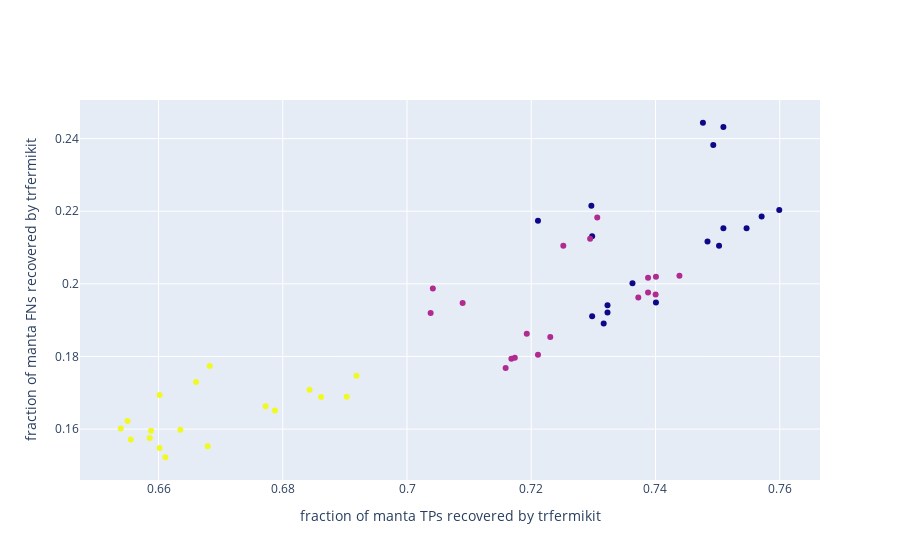

Write notebook code for a chart like this one.
### Code cell
fractions_of_manta_graph(outer_key='filterCalls', inner_key='minUnitigBlockLength')

### Figure 1 — Plotly figure (JSON) as saved in the notebook; plotly's stock layout.template omitted (floating-point values rounded to 4 significant figures)
{"data": [{"hovertemplate": "%{text}", "marker": {"color": [15, 25, 40, 15, 25, 40, 15, 25, 40, 15, 25, 40, 15, 25, 40, 15, 25, 40, 15, 25, 40, 15, 25, 40, 15, 25, 40, 15, 25, 40, 15, 25, 40, 15, 25, 40, 15, 25, 40, 15, 25, 40, 15, 25, 40, 15, 25, 40, 15, 25, 40, 15, 25, 40]}, "mode": "markers", "text": ["filterCalls.minUnitigBlockLength: 15<br><br>makeRegions: <br>  slop: 250<br>  minCoverage: 0<br>  maxCoverage: 200<br>  maxRegionLength: 100000<br>  minRepeatPeriod: 6<br>  minRepeatLength: 100<br>  functionalRegions: none<br>  genomeBuild: hg38<br>  overlappedFunctionalRegions: false<br>makeCalls: <br>  singleBaseMatchReward: 10<br>  singleBaseMismatchPenalty: 12<br>  gapOpenPenalties: 10,35<br>  gapExtensionPenalties: 1,0<br>  minUnitigMappingQuality: 1<br>filterCalls: <br>  maxIntraClusterDistance: 500<br>  minSVSize: 50<br>  minUnitigMappingQuality: 0<br>  svtype: DEL<br>", "filterCalls.minUnitigBlockLength: 25<br><br>makeRegions: <br>  slop: 250<br>  minCoverage: 0<br>  maxCoverage: 200<br>  maxRegionLength: 100000<br>  minRepeatPeriod: 6<br>  minRepeatLength: 100<br>  functionalRegions: none<br>  genomeBuild: hg38<br>  overlappedFunctionalRegions: false<br>makeCalls: <br>  singleBaseMatchReward: 10<br>  singleBaseMismatchPenalty: 12<br>  gapOpenPenalties: 10,35<br>  gapExtensionPenalties: 1,0<br>  minUnitigMappingQuality: 1<br>filterCalls: <br>  maxIntraClusterDistance: 500<br>  minSVSize: 50<br>  minUnitigMappingQuality: 0<br>  svtype: DEL<br>", "filterCalls.minUnitigBlockLength: 40<br><br>makeRegions: <br>  slop: 250<br>  minCoverage: 0<br>  maxCoverage: 200<br>  maxRegionLength: 100000<br>  minRepeatPeriod: 6<br>  minRepeatLength: 100<br>  functionalRegions: none<br>  genomeBuild: hg38<br>  overlappedFunctionalRegions: false<br>makeCalls: <br>  singleBaseMatchReward: 10<br>  singleBaseMismatchPenalty: 12<br>  gapOpenPenalties: 10,35<br>  gapExtensionPenalties: 1,0<br>  minUnitigMappingQuality: 1<br>filterCalls: <br>  maxIntraClusterDistance: 500<br>  minSVSize: 50<br>  minUnitigMappingQuality: 0<br>  svtype: DEL<br>", "filterCalls.minUnitigBlockLength: 15<br><br>makeRegions: <br>  slop: 250<br>  minCoverage: 0<br>  maxCoverage: 200<br>  maxRegionLength: 100000<br>  minRepeatPeriod: 6<br>  minRepeatLength: 100<br>  functionalRegions: none<br>  genomeBuild: hg38<br>  overlappedFunctionalRegions: false<br>makeCalls: <br>  singleBaseMatchReward: 10<br>  singleBaseMismatchPenalty: 12<br>  gapOpenPenalties: 10,35<br>  gapExtensionPenalties: 1,0<br>  minUnitigMappingQuality: 1<br>filterCalls: <br>  maxIntraClusterDistance: 500<br>  minSVSize: 50<br>  minUnitigMappingQuality: 10<br>  svtype: DEL<br>", "filterCalls.minUnitigBlockLength: 25<br><br>makeRegions: <br>  slop: 250<br>  minCoverage: 0<br>  maxCoverage: 200<br>  maxRegionLength: 100000<br>  minRepeatPeriod: 6<br>  minRepeatLength: 100<br>  functionalRegions: none<br>  genomeBuild: hg38<br>  overlappedFunctionalRegions: false<br>makeCalls: <br>  singleBaseMatchReward: 10<br>  singleBaseMismatchPenalty: 12<br>  gapOpenPenalties: 10,35<br>  gapExtensionPenalties: 1,0<br>  minUnitigMappingQuality: 1<br>filterCalls: <br>  maxIntraClusterDistance: 500<br>  minSVSize: 50<br>  minUnitigMappingQuality: 10<br>  svtype: DEL<br>", "filterCalls.minUnitigBlockLength: 40<br><br>makeRegions: <br>  slop: 250<br>  minCoverage: 0<br>  maxCoverage: 200<br>  maxRegionLength: 100000<br>  minRepeatPeriod: 6<br>  minRepeatLength: 100<br>  functionalRegions: none<br>  genomeBuild: hg38<br>  overlappedFunctionalRegions: false<br>makeCalls: <br>  singleBaseMatchReward: 10<br>  singleBaseMismatchPenalty: 12<br>  gapOpenPenalties: 10,35<br>  gapExtensionPenalties: 1,0<br>  minUnitigMappingQuality: 1<br>filterCalls: <br>  maxIntraClusterDistance: 500<br>  minSVSize: 50<br>  minUnitigMappingQuality: 10<br>  svtype: DEL<br>", "filterCalls.minUnitigBlockLength: 15<br><br>makeRegions: <br>  slop: 250<br>  minCoverage: 0<br>  maxCoverage: 200<br>  maxRegionLength: 100000<br>  minRepeatPeriod: 6<br>  minRepeatLength: 100<br>  functionalRegions: none<br>  genomeBuild: hg38<br>  overlappedFunctionalRegions: false<br>makeCalls: <br>  singleBaseMatchReward: 10<br>  singleBaseMismatchPenalty: 12<br>  gapOpenPenalties: 5,20<br>  gapExtensionPenalties: 1,0<br>  minUnitigMappingQuality: 1<br>filterCalls: <br>  maxIntraClusterDistance: 500<br>  minSVSize: 50<br>  minUnitigMappingQuality: 0<br>  svtype: DEL<br>", "filterCalls.minUnitigBlockLength: 25<br><br>makeRegions: <br>  slop: 250<br>  minCoverage: 0<br>  maxCoverage: 200<br>  maxRegionLength: 100000<br>  minRepeatPeriod: 6<br>  minRepeatLength: 100<br>  functionalRegions: none<br>  genomeBuild: hg38<br>  overlappedFunctionalRegions: false<br>makeCalls: <br>  singleBaseMatchReward: 10<br>  singleBaseMismatchPenalty: 12<br>  gapOpenPenalties: 5,20<br>  gapExtensionPenalties: 1,0<br>  minUnitigMappingQuality: 1<br>filterCalls: <br>  maxIntraClusterDistance: 500<br>  minSVSize: 50<br>  minUnitigMappingQuality: 0<br>  svtype: DEL<br>", "filterCalls.minUnitigBlockLength: 40<br><br>makeRegions: <br>  slop: 250<br>  minCoverage: 0<br>  maxCoverage: 200<br>  maxRegionLength: 100000<br>  minRepeatPeriod: 6<br>  minRepeatLength: 100<br>  functionalRegions: none<br>  genomeBuild: hg38<br>  overlappedFunctionalRegions: false<br>makeCalls: <br>  singleBaseMatchReward: 10<br>  singleBaseMismatchPenalty: 12<br>  gapOpenPenalties: 5,20<br>  gapExtensionPenalties: 1,0<br>  minUnitigMappingQuality: 1<br>filterCalls: <br>  maxIntraClusterDistance: 500<br>  minSVSize: 50<br>  minUnitigMappingQuality: 0<br>  svtype: DEL<br>", "filterCalls.minUnitigBlockLength: 15<br><br>makeRegions: <br>  slop: 250<br>  minCoverage: 0<br>  maxCoverage: 200<br>  maxRegionLength: 100000<br>  minRepeatPeriod: 6<br>  minRepeatLength: 100<br>  functionalRegions: none<br>  genomeBuild: hg38<br>  overlappedFunctionalRegions: false<br>makeCalls: <br>  singleBaseMatchReward: 10<br>  singleBaseMismatchPenalty: 12<br>  gapOpenPenalties: 5,20<br>  gapExtensionPenalties: 1,0<br>  minUnitigMappingQuality: 1<br>filterCalls: <br>  maxIntraClusterDistance: 500<br>  minSVSize: 50<br>  minUnitigMappingQuality: 10<br>  svtype: DEL<br>", "filterCalls.minUnitigBlockLength: 25<br><br>makeRegions: <br>  slop: 250<br>  minCoverage: 0<br>  maxCoverage: 200<br>  maxRegionLength: 100000<br>  minRepeatPeriod: 6<br>  minRepeatLength: 100<br>  functionalRegions: none<br>  genomeBuild: hg38<br>  overlappedFunctionalRegions: false<br>makeCalls: <br>  singleBaseMatchReward: 10<br>  singleBaseMismatchPenalty: 12<br>  gapOpenPenalties: 5,20<br>  gapExtensionPenalties: 1,0<br>  minUnitigMappingQuality: 1<br>filterCalls: <br>  maxIntraClusterDistance: 500<br>  minSVSize: 50<br>  minUnitigMappingQuality: 10<br>  svtype: DEL<br>", "filterCalls.minUnitigBlockLength: 40<br><br>makeRegions: <br>  slop: 250<br>  minCoverage: 0<br>  maxCoverage: 200<br>  maxRegionLength: 100000<br>  minRepeatPeriod: 6<br>  minRepeatLength: 100<br>  functionalRegions: none<br>  genomeBuild: hg38<br>  overlappedFunctionalRegions: false<br>makeCalls: <br>  singleBaseMatchReward: 10<br>  singleBaseMismatchPenalty: 12<br>  gapOpenPenalties: 5,20<br>  gapExtensionPenalties: 1,0<br>  minUnitigMappingQuality: 1<br>filterCalls: <br>  maxIntraClusterDistance: 500<br>  minSVSize: 50<br>  minUnitigMappingQuality: 10<br>  svtype: DEL<br>", "filterCalls.minUnitigBlockLength: 15<br><br>makeRegions: <br>  slop: 250<br>  minCoverage: 0<br>  maxCoverage: 200<br>  maxRegionLength: 100000<br>  minRepeatPeriod: 6<br>  minRepeatLength: 100<br>  functionalRegions: none<br>  genomeBuild: hg38<br>  overlappedFunctionalRegions: false<br>makeCalls: <br>  singleBaseMatchReward: 10<br>  singleBaseMismatchPenalty: 12<br>  gapOpenPenalties: 6,26<br>  gapExtensionPenalties: 1,0<br>  minUnitigMappingQuality: 1<br>filterCalls: <br>  maxIntraClusterDistance: 500<br>  minSVSize: 50<br>  minUnitigMappingQuality: 0<br>  svtype: DEL<br>", "filterCalls.minUnitigBlockLength: 25<br><br>makeRegions: <br>  slop: 250<br>  minCoverage: 0<br>  maxCoverage: 200<br>  maxRegionLength: 100000<br>  minRepeatPeriod: 6<br>  minRepeatLength: 100<br>  functionalRegions: none<br>  genomeBuild: hg38<br>  overlappedFunctionalRegions: false<br>makeCalls: <br>  singleBaseMatchReward: 10<br>  singleBaseMismatchPenalty: 12<br>  gapOpenPenalties: 6,26<br>  gapExtensionPenalties: 1,0<br>  minUnitigMappingQuality: 1<br>filterCalls: <br>  maxIntraClusterDistance: 500<br>  minSVSize: 50<br>  minUnitigMappingQuality: 0<br>  svtype: DEL<br>", "filterCalls.minUnitigBlockLength: 40<br><br>makeRegions: <br>  slop: 250<br>  minCoverage: 0<br>  maxCoverage: 200<br>  maxRegionLength: 100000<br>  minRepeatPeriod: 6<br>  minRepeatLength: 100<br>  functionalRegions: none<br>  genomeBuild: hg38<br>  overlappedFunctionalRegions: false<br>makeCalls: <br>  singleBaseMatchReward: 10<br>  singleBaseMismatchPenalty: 12<br>  gapOpenPenalties: 6,26<br>  gapExtensionPenalties: 1,0<br>  minUnitigMappingQuality: 1<br>filterCalls: <br>  maxIntraClusterDistance: 500<br>  minSVSize: 50<br>  minUnitigMappingQuality: 0<br>  svtype: DEL<br>", "filterCalls.minUnitigBlockLength: 15<br><br>makeRegions: <br>  slop: 250<br>  minCoverage: 0<br>  maxCoverage: 200<br>  maxRegionLength: 100000<br>  minRepeatPeriod: 6<br>  minRepeatLength: 100<br>  functionalRegions: none<br>  genomeBuild: hg38<br>  overlappedFunctionalRegions: false<br>makeCalls: <br>  singleBaseMatchReward: 10<br>  singleBaseMismatchPenalty: 12<br>  gapOpenPenalties: 6,26<br>  gapExtensionPenalties: 1,0<br>  minUnitigMappingQuality: 1<br>filterCalls: <br>  maxIntraClusterDistance: 500<br>  minSVSize: 50<br>  minUnitigMappingQuality: 10<br>  svtype: DEL<br>", "filterCalls.minUnitigBlockLength: 25<br><br>makeRegions: <br>  slop: 250<br>  minCoverage: 0<br>  maxCoverage: 200<br>  maxRegionLength: 100000<br>  minRepeatPeriod: 6<br>  minRepeatLength: 100<br>  functionalRegions: none<br>  genomeBuild: hg38<br>  overlappedFunctionalRegions: false<br>makeCalls: <br>  singleBaseMatchReward: 10<br>  singleBaseMismatchPenalty: 12<br>  gapOpenPenalties: 6,26<br>  gapExtensionPenalties: 1,0<br>  minUnitigMappingQuality: 1<br>filterCalls: <br>  maxIntraClusterDistance: 500<br>  minSVSize: 50<br>  minUnitigMappingQuality: 10<br>  svtype: DEL<br>", "filterCalls.minUnitigBlockLength: 40<br><br>makeRegions: <br>  slop: 250<br>  minCoverage: 0<br>  maxCoverage: 200<br>  maxRegionLength: 100000<br>  minRepeatPeriod: 6<br>  minRepeatLength: 100<br>  functionalRegions: none<br>  genomeBuild: hg38<br>  overlappedFunctionalRegions: false<br>makeCalls: <br>  singleBaseMatchReward: 10<br>  singleBaseMismatchPenalty: 12<br>  gapOpenPenalties: 6,26<br>  gapExtensionPenalties: 1,0<br>  minUnitigMappingQuality: 1<br>filterCalls: <br>  maxIntraClusterDistance: 500<br>  minSVSize: 50<br>  minUnitigMappingQuality: 10<br>  svtype: DEL<br>", "filterCalls.minUnitigBlockLength: 15<br><br>makeRegions: <br>  slop: 250<br>  minCoverage: 10<br>  maxCoverage: 200<br>  maxRegionLength: 100000<br>  minRepeatPeriod: 6<br>  minRepeatLength: 100<br>  functionalRegions: none<br>  genomeBuild: hg38<br>  overlappedFunctionalRegions: false<br>makeCalls: <br>  singleBaseMatchReward: 10<br>  singleBaseMismatchPenalty: 12<br>  gapOpenPenalties: 10,35<br>  gapExtensionPenalties: 1,0<br>  minUnitigMappingQuality: 1<br>filterCalls: <br>  maxIntraClusterDistance: 500<br>  minSVSize: 50<br>  minUnitigMappingQuality: 0<br>  svtype: DEL<br>", "filterCalls.minUnitigBlockLength: 25<br><br>makeRegions: <br>  slop: 250<br>  minCoverage: 10<br>  maxCoverage: 200<br>  maxRegionLength: 100000<br>  minRepeatPeriod: 6<br>  minRepeatLength: 100<br>  functionalRegions: none<br>  genomeBuild: hg38<br>  overlappedFunctionalRegions: false<br>makeCalls: <br>  singleBaseMatchReward: 10<br>  singleBaseMismatchPenalty: 12<br>  gapOpenPenalties: 10,35<br>  gapExtensionPenalties: 1,0<br>  minUnitigMappingQuality: 1<br>filterCalls: <br>  maxIntraClusterDistance: 500<br>  minSVSize: 50<br>  minUnitigMappingQuality: 0<br>  svtype: DEL<br>", "filterCalls.minUnitigBlockLength: 40<br><br>makeRegions: <br>  slop: 250<br>  minCoverage: 10<br>  maxCoverage: 200<br>  maxRegionLength: 100000<br>  minRepeatPeriod: 6<br>  minRepeatLength: 100<br>  functionalRegions: none<br>  genomeBuild: hg38<br>  overlappedFunctionalRegions: false<br>makeCalls: <br>  singleBaseMatchReward: 10<br>  singleBaseMismatchPenalty: 12<br>  gapOpenPenalties: 10,35<br>  gapExtensionPenalties: 1,0<br>  minUnitigMappingQuality: 1<br>filterCalls: <br>  maxIntraClusterDistance: 500<br>  minSVSize: 50<br>  minUnitigMappingQuality: 0<br>  svtype: DEL<br>", "filterCalls.minUnitigBlockLength: 15<br><br>makeRegions: <br>  slop: 250<br>  minCoverage: 10<br>  maxCoverage: 200<br>  maxRegionLength: 100000<br>  minRepeatPeriod: 6<br>  minRepeatLength: 100<br>  functionalRegions: none<br>  genomeBuild: hg38<br>  overlappedFunctionalRegions: false<br>makeCalls: <br>  singleBaseMatchReward: 10<br>  singleBaseMismatchPenalty: 12<br>  gapOpenPenalties: 10,35<br>  gapExtensionPenalties: 1,0<br>  minUnitigMappingQuality: 1<br>filterCalls: <br>  maxIntraClusterDistance: 500<br>  minSVSize: 50<br>  minUnitigMappingQuality: 10<br>  svtype: DEL<br>", "filterCalls.minUnitigBlockLength: 25<br><br>makeRegions: <br>  slop: 250<br>  minCoverage: 10<br>  maxCoverage: 200<br>  maxRegionLength: 100000<br>  minRepeatPeriod: 6<br>  minRepeatLength: 100<br>  functionalRegions: none<br>  genomeBuild: hg38<br>  overlappedFunctionalRegions: false<br>makeCalls: <br>  singleBaseMatchReward: 10<br>  singleBaseMismatchPenalty: 12<br>  gapOpenPenalties: 10,35<br>  gapExtensionPenalties: 1,0<br>  minUnitigMappingQuality: 1<br>filterCalls: <br>  maxIntraClusterDistance: 500<br>  minSVSize: 50<br>  minUnitigMappingQuality: 10<br>  svtype: DEL<br>", "filterCalls.minUnitigBlockLength: 40<br><br>makeRegions: <br>  slop: 250<br>  minCoverage: 10<br>  maxCoverage: 200<br>  maxRegionLength: 100000<br>  minRepeatPeriod: 6<br>  minRepeatLength: 100<br>  functionalRegions: none<br>  genomeBuild: hg38<br>  overlappedFunctionalRegions: false<br>makeCalls: <br>  singleBaseMatchReward: 10<br>  singleBaseMismatchPenalty: 12<br>  gapOpenPenalties: 10,35<br>  gapExtensionPenalties: 1,0<br>  minUnitigMappingQuality: 1<br>filterCalls: <br>  maxIntraClusterDistance: 500<br>  minSVSize: 50<br>  minUnitigMappingQuality: 10<br>  svtype: DEL<br>", "filterCalls.minUnitigBlockLength: 15<br><br>makeRegions: <br>  slop: 250<br>  minCoverage: 10<br>  maxCoverage: 200<br>  maxRegionLength: 100000<br>  minRepeatPeriod: 6<br>  minRepeatLength: 100<br>  functionalRegions: none<br>  genomeBuild: hg38<br>  overlappedFunctionalRegions: false<br>makeCalls: <br>  singleBaseMatchReward: 10<br>  singleBaseMismatchPenalty: 12<br>  gapOpenPenalties: 5,20<br>  gapExtensionPenalties: 1,0<br>  minUnitigMappingQuality: 1<br>filterCalls: <br>  maxIntraClusterDistance: 500<br>  minSVSize: 50<br>  minUnitigMappingQuality: 0<br>  svtype: DEL<br>", "filterCalls.minUnitigBlockLength: 25<br><br>makeRegions: <br>  slop: 250<br>  minCoverage: 10<br>  maxCoverage: 200<br>  maxRegionLength: 100000<br>  minRepeatPeriod: 6<br>  minRepeatLength: 100<br>  functionalRegions: none<br>  genomeBuild: hg38<br>  overlappedFunctionalRegions: false<br>makeCalls: <br>  singleBaseMatchReward: 10<br>  singleBaseMismatchPenalty: 12<br>  gapOpenPenalties: 5,20<br>  gapExtensionPenalties: 1,0<br>  minUnitigMappingQuality: 1<br>filterCalls: <br>  maxIntraClusterDistance: 500<br>  minSVSize: 50<br>  minUnitigMappingQuality: 0<br>  svtype: DEL<br>", "filterCalls.minUnitigBlockLength: 40<br><br>makeRegions: <br>  slop: 250<br>  minCoverage: 10<br>  maxCoverage: 200<br>  maxRegionLength: 100000<br>  minRepeatPeriod: 6<br>  minRepeatLength: 100<br>  functionalRegions: none<br>  genomeBuild: hg38<br>  overlappedFunctionalRegions: false<br>makeCalls: <br>  singleBaseMatchReward: 10<br>  singleBaseMismatchPenalty: 12<br>  gapOpenPenalties: 5,20<br>  gapExtensionPenalties: 1,0<br>  minUnitigMappingQuality: 1<br>filterCalls: <br>  maxIntraClusterDistance: 500<br>  minSVSize: 50<br>  minUnitigMappingQuality: 0<br>  svtype: DEL<br>", "filterCalls.minUnitigBlockLength: 15<br><br>makeRegions: <br>  slop: 250<br>  minCoverage: 10<br>  maxCoverage: 200<br>  maxRegionLength: 100000<br>  minRepeatPeriod: 6<br>  minRepeatLength: 100<br>  functionalRegions: none<br>  genomeBuild: hg38<br>  overlappedFunctionalRegions: false<br>makeCalls: <br>  singleBaseMatchReward: 10<br>  singleBaseMismatchPenalty: 12<br>  gapOpenPenalties: 5,20<br>  gapExtensionPenalties: 1,0<br>  minUnitigMappingQuality: 1<br>filterCalls: <br>  maxIntraClusterDistance: 500<br>  minSVSize: 50<br>  minUnitigMappingQuality: 10<br>  svtype: DEL<br>", "filterCalls.minUnitigBlockLength: 25<br><br>makeRegions: <br>  slop: 250<br>  minCoverage: 10<br>  maxCoverage: 200<br>  maxRegionLength: 100000<br>  minRepeatPeriod: 6<br>  minRepeatLength: 100<br>  functionalRegions: none<br>  genomeBuild: hg38<br>  overlappedFunctionalRegions: false<br>makeCalls: <br>  singleBaseMatchReward: 10<br>  singleBaseMismatchPenalty: 12<br>  gapOpenPenalties: 5,20<br>  gapExtensionPenalties: 1,0<br>  minUnitigMappingQuality: 1<br>filterCalls: <br>  maxIntraClusterDistance: 500<br>  minSVSize: 50<br>  minUnitigMappingQuality: 10<br>  svtype: DEL<br>", "filterCalls.minUnitigBlockLength: 40<br><br>makeRegions: <br>  slop: 250<br>  minCoverage: 10<br>  maxCoverage: 200<br>  maxRegionLength: 100000<br>  minRepeatPeriod: 6<br>  minRepeatLength: 100<br>  functionalRegions: none<br>  genomeBuild: hg38<br>  overlappedFunctionalRegions: false<br>makeCalls: <br>  singleBaseMatchReward: 10<br>  singleBaseMismatchPenalty: 12<br>  gapOpenPenalties: 5,20<br>  gapExtensionPenalties: 1,0<br>  minUnitigMappingQuality: 1<br>filterCalls: <br>  maxIntraClusterDistance: 500<br>  minSVSize: 50<br>  minUnitigMappingQuality: 10<br>  svtype: DEL<br>", "filterCalls.minUnitigBlockLength: 15<br><br>makeRegions: <br>  slop: 250<br>  minCoverage: 10<br>  maxCoverage: 200<br>  maxRegionLength: 100000<br>  minRepeatPeriod: 6<br>  minRepeatLength: 100<br>  functionalRegions: none<br>  genomeBuild: hg38<br>  overlappedFunctionalRegions: false<br>makeCalls: <br>  singleBaseMatchReward: 10<br>  singleBaseMismatchPenalty: 12<br>  gapOpenPenalties: 6,26<br>  gapExtensionPenalties: 1,0<br>  minUnitigMappingQuality: 1<br>filterCalls: <br>  maxIntraClusterDistance: 500<br>  minSVSize: 50<br>  minUnitigMappingQuality: 0<br>  svtype: DEL<br>", "filterCalls.minUnitigBlockLength: 25<br><br>makeRegions: <br>  slop: 250<br>  minCoverage: 10<br>  maxCoverage: 200<br>  maxRegionLength: 100000<br>  minRepeatPeriod: 6<br>  minRepeatLength: 100<br>  functionalRegions: none<br>  genomeBuild: hg38<br>  overlappedFunctionalRegions: false<br>makeCalls: <br>  singleBaseMatchReward: 10<br>  singleBaseMismatchPenalty: 12<br>  gapOpenPenalties: 6,26<br>  gapExtensionPenalties: 1,0<br>  minUnitigMappingQuality: 1<br>filterCalls: <br>  maxIntraClusterDistance: 500<br>  minSVSize: 50<br>  minUnitigMappingQuality: 0<br>  svtype: DEL<br>", "filterCalls.minUnitigBlockLength: 40<br><br>makeRegions: <br>  slop: 250<br>  minCoverage: 10<br>  maxCoverage: 200<br>  maxRegionLength: 100000<br>  minRepeatPeriod: 6<br>  minRepeatLength: 100<br>  functionalRegions: none<br>  genomeBuild: hg38<br>  overlappedFunctionalRegions: false<br>makeCalls: <br>  singleBaseMatchReward: 10<br>  singleBaseMismatchPenalty: 12<br>  gapOpenPenalties: 6,26<br>  gapExtensionPenalties: 1,0<br>  minUnitigMappingQuality: 1<br>filterCalls: <br>  maxIntraClusterDistance: 500<br>  minSVSize: 50<br>  minUnitigMappingQuality: 0<br>  svtype: DEL<br>", "filterCalls.minUnitigBlockLength: 15<br><br>makeRegions: <br>  slop: 250<br>  minCoverage: 10<br>  maxCoverage: 200<br>  maxRegionLength: 100000<br>  minRepeatPeriod: 6<br>  minRepeatLength: 100<br>  functionalRegions: none<br>  genomeBuild: hg38<br>  overlappedFunctionalRegions: false<br>makeCalls: <br>  singleBaseMatchReward: 10<br>  singleBaseMismatchPenalty: 12<br>  gapOpenPenalties: 6,26<br>  gapExtensionPenalties: 1,0<br>  minUnitigMappingQuality: 1<br>filterCalls: <br>  maxIntraClusterDistance: 500<br>  minSVSize: 50<br>  minUnitigMappingQuality: 10<br>  svtype: DEL<br>", "filterCalls.minUnitigBlockLength: 25<br><br>makeRegions: <br>  slop: 250<br>  minCoverage: 10<br>  maxCoverage: 200<br>  maxRegionLength: 100000<br>  minRepeatPeriod: 6<br>  minRepeatLength: 100<br>  functionalRegions: none<br>  genomeBuild: hg38<br>  overlappedFunctionalRegions: false<br>makeCalls: <br>  singleBaseMatchReward: 10<br>  singleBaseMismatchPenalty: 12<br>  gapOpenPenalties: 6,26<br>  gapExtensionPenalties: 1,0<br>  minUnitigMappingQuality: 1<br>filterCalls: <br>  maxIntraClusterDistance: 500<br>  minSVSize: 50<br>  minUnitigMappingQuality: 10<br>  svtype: DEL<br>", "filterCalls.minUnitigBlockLength: 40<br><br>makeRegions: <br>  slop: 250<br>  minCoverage: 10<br>  maxCoverage: 200<br>  maxRegionLength: 100000<br>  minRepeatPeriod: 6<br>  minRepeatLength: 100<br>  functionalRegions: none<br>  genomeBuild: hg38<br>  overlappedFunctionalRegions: false<br>makeCalls: <br>  singleBaseMatchReward: 10<br>  singleBaseMismatchPenalty: 12<br>  gapOpenPenalties: 6,26<br>  gapExtensionPenalties: 1,0<br>  minUnitigMappingQuality: 1<br>filterCalls: <br>  maxIntraClusterDistance: 500<br>  minSVSize: 50<br>  minUnitigMappingQuality: 10<br>  svtype: DEL<br>", "filterCalls.minUnitigBlockLength: 15<br><br>makeRegions: <br>  slop: 250<br>  minCoverage: 5<br>  maxCoverage: 200<br>  maxRegionLength: 100000<br>  minRepeatPeriod: 6<br>  minRepeatLength: 100<br>  functionalRegions: none<br>  genomeBuild: hg38<br>  overlappedFunctionalRegions: false<br>makeCalls: <br>  singleBaseMatchReward: 10<br>  singleBaseMismatchPenalty: 12<br>  gapOpenPenalties: 10,35<br>  gapExtensionPenalties: 1,0<br>  minUnitigMappingQuality: 1<br>filterCalls: <br>  maxIntraClusterDistance: 500<br>  minSVSize: 50<br>  minUnitigMappingQuality: 0<br>  svtype: DEL<br>", "filterCalls.minUnitigBlockLength: 25<br><br>makeRegions: <br>  slop: 250<br>  minCoverage: 5<br>  maxCoverage: 200<br>  maxRegionLength: 100000<br>  minRepeatPeriod: 6<br>  minRepeatLength: 100<br>  functionalRegions: none<br>  genomeBuild: hg38<br>  overlappedFunctionalRegions: false<br>makeCalls: <br>  singleBaseMatchReward: 10<br>  singleBaseMismatchPenalty: 12<br>  gapOpenPenalties: 10,35<br>  gapExtensionPenalties: 1,0<br>  minUnitigMappingQuality: 1<br>filterCalls: <br>  maxIntraClusterDistance: 500<br>  minSVSize: 50<br>  minUnitigMappingQuality: 0<br>  svtype: DEL<br>", "filterCalls.minUnitigBlockLength: 40<br><br>makeRegions: <br>  slop: 250<br>  minCoverage: 5<br>  maxCoverage: 200<br>  maxRegionLength: 100000<br>  minRepeatPeriod: 6<br>  minRepeatLength: 100<br>  functionalRegions: none<br>  genomeBuild: hg38<br>  overlappedFunctionalRegions: false<br>makeCalls: <br>  singleBaseMatchReward: 10<br>  singleBaseMismatchPenalty: 12<br>  gapOpenPenalties: 10,35<br>  gapExtensionPenalties: 1,0<br>  minUnitigMappingQuality: 1<br>filterCalls: <br>  maxIntraClusterDistance: 500<br>  minSVSize: 50<br>  minUnitigMappingQuality: 0<br>  svtype: DEL<br>", "filterCalls.minUnitigBlockLength: 15<br><br>makeRegions: <br>  slop: 250<br>  minCoverage: 5<br>  maxCoverage: 200<br>  maxRegionLength: 100000<br>  minRepeatPeriod: 6<br>  minRepeatLength: 100<br>  functionalRegions: none<br>  genomeBuild: hg38<br>  overlappedFunctionalRegions: false<br>makeCalls: <br>  singleBaseMatchReward: 10<br>  singleBaseMismatchPenalty: 12<br>  gapOpenPenalties: 10,35<br>  gapExtensionPenalties: 1,0<br>  minUnitigMappingQuality: 1<br>filterCalls: <br>  maxIntraClusterDistance: 500<br>  minSVSize: 50<br>  minUnitigMappingQuality: 10<br>  svtype: DEL<br>", "filterCalls.minUnitigBlockLength: 25<br><br>makeRegions: <br>  slop: 250<br>  minCoverage: 5<br>  maxCoverage: 200<br>  maxRegionLength: 100000<br>  minRepeatPeriod: 6<br>  minRepeatLength: 100<br>  functionalRegions: none<br>  genomeBuild: hg38<br>  overlappedFunctionalRegions: false<br>makeCalls: <br>  singleBaseMatchReward: 10<br>  singleBaseMismatchPenalty: 12<br>  gapOpenPenalties: 10,35<br>  gapExtensionPenalties: 1,0<br>  minUnitigMappingQuality: 1<br>filterCalls: <br>  maxIntraClusterDistance: 500<br>  minSVSize: 50<br>  minUnitigMappingQuality: 10<br>  svtype: DEL<br>", "filterCalls.minUnitigBlockLength: 40<br><br>makeRegions: <br>  slop: 250<br>  minCoverage: 5<br>  maxCoverage: 200<br>  maxRegionLength: 100000<br>  minRepeatPeriod: 6<br>  minRepeatLength: 100<br>  functionalRegions: none<br>  genomeBuild: hg38<br>  overlappedFunctionalRegions: false<br>makeCalls: <br>  singleBaseMatchReward: 10<br>  singleBaseMismatchPenalty: 12<br>  gapOpenPenalties: 10,35<br>  gapExtensionPenalties: 1,0<br>  minUnitigMappingQuality: 1<br>filterCalls: <br>  maxIntraClusterDistance: 500<br>  minSVSize: 50<br>  minUnitigMappingQuality: 10<br>  svtype: DEL<br>", "filterCalls.minUnitigBlockLength: 15<br><br>makeRegions: <br>  slop: 250<br>  minCoverage: 5<br>  maxCoverage: 200<br>  maxRegionLength: 100000<br>  minRepeatPeriod: 6<br>  minRepeatLength: 100<br>  functionalRegions: none<br>  genomeBuild: hg38<br>  overlappedFunctionalRegions: false<br>makeCalls: <br>  singleBaseMatchReward: 10<br>  singleBaseMismatchPenalty: 12<br>  gapOpenPenalties: 5,20<br>  gapExtensionPenalties: 1,0<br>  minUnitigMappingQuality: 1<br>filterCalls: <br>  maxIntraClusterDistance: 500<br>  minSVSize: 50<br>  minUnitigMappingQuality: 0<br>  svtype: DEL<br>", "filterCalls.minUnitigBlockLength: 25<br><br>makeRegions: <br>  slop: 250<br>  minCoverage: 5<br>  maxCoverage: 200<br>  maxRegionLength: 100000<br>  minRepeatPeriod: 6<br>  minRepeatLength: 100<br>  functionalRegions: none<br>  genomeBuild: hg38<br>  overlappedFunctionalRegions: false<br>makeCalls: <br>  singleBaseMatchReward: 10<br>  singleBaseMismatchPenalty: 12<br>  gapOpenPenalties: 5,20<br>  gapExtensionPenalties: 1,0<br>  minUnitigMappingQuality: 1<br>filterCalls: <br>  maxIntraClusterDistance: 500<br>  minSVSize: 50<br>  minUnitigMappingQuality: 0<br>  svtype: DEL<br>", "filterCalls.minUnitigBlockLength: 40<br><br>makeRegions: <br>  slop: 250<br>  minCoverage: 5<br>  maxCoverage: 200<br>  maxRegionLength: 100000<br>  minRepeatPeriod: 6<br>  minRepeatLength: 100<br>  functionalRegions: none<br>  genomeBuild: hg38<br>  overlappedFunctionalRegions: false<br>makeCalls: <br>  singleBaseMatchReward: 10<br>  singleBaseMismatchPenalty: 12<br>  gapOpenPenalties: 5,20<br>  gapExtensionPenalties: 1,0<br>  minUnitigMappingQuality: 1<br>filterCalls: <br>  maxIntraClusterDistance: 500<br>  minSVSize: 50<br>  minUnitigMappingQuality: 0<br>  svtype: DEL<br>", "filterCalls.minUnitigBlockLength: 15<br><br>makeRegions: <br>  slop: 250<br>  minCoverage: 5<br>  maxCoverage: 200<br>  maxRegionLength: 100000<br>  minRepeatPeriod: 6<br>  minRepeatLength: 100<br>  functionalRegions: none<br>  genomeBuild: hg38<br>  overlappedFunctionalRegions: false<br>makeCalls: <br>  singleBaseMatchReward: 10<br>  singleBaseMismatchPenalty: 12<br>  gapOpenPenalties: 5,20<br>  gapExtensionPenalties: 1,0<br>  minUnitigMappingQuality: 1<br>filterCalls: <br>  maxIntraClusterDistance: 500<br>  minSVSize: 50<br>  minUnitigMappingQuality: 10<br>  svtype: DEL<br>", "filterCalls.minUnitigBlockLength: 25<br><br>makeRegions: <br>  slop: 250<br>  minCoverage: 5<br>  maxCoverage: 200<br>  maxRegionLength: 100000<br>  minRepeatPeriod: 6<br>  minRepeatLength: 100<br>  functionalRegions: none<br>  genomeBuild: hg38<br>  overlappedFunctionalRegions: false<br>makeCalls: <br>  singleBaseMatchReward: 10<br>  singleBaseMismatchPenalty: 12<br>  gapOpenPenalties: 5,20<br>  gapExtensionPenalties: 1,0<br>  minUnitigMappingQuality: 1<br>filterCalls: <br>  maxIntraClusterDistance: 500<br>  minSVSize: 50<br>  minUnitigMappingQuality: 10<br>  svtype: DEL<br>", "filterCalls.minUnitigBlockLength: 40<br><br>makeRegions: <br>  slop: 250<br>  minCoverage: 5<br>  maxCoverage: 200<br>  maxRegionLength: 100000<br>  minRepeatPeriod: 6<br>  minRepeatLength: 100<br>  functionalRegions: none<br>  genomeBuild: hg38<br>  overlappedFunctionalRegions: false<br>makeCalls: <br>  singleBaseMatchReward: 10<br>  singleBaseMismatchPenalty: 12<br>  gapOpenPenalties: 5,20<br>  gapExtensionPenalties: 1,0<br>  minUnitigMappingQuality: 1<br>filterCalls: <br>  maxIntraClusterDistance: 500<br>  minSVSize: 50<br>  minUnitigMappingQuality: 10<br>  svtype: DEL<br>", "filterCalls.minUnitigBlockLength: 15<br><br>makeRegions: <br>  slop: 250<br>  minCoverage: 5<br>  maxCoverage: 200<br>  maxRegionLength: 100000<br>  minRepeatPeriod: 6<br>  minRepeatLength: 100<br>  functionalRegions: none<br>  genomeBuild: hg38<br>  overlappedFunctionalRegions: false<br>makeCalls: <br>  singleBaseMatchReward: 10<br>  singleBaseMismatchPenalty: 12<br>  gapOpenPenalties: 6,26<br>  gapExtensionPenalties: 1,0<br>  minUnitigMappingQuality: 1<br>filterCalls: <br>  maxIntraClusterDistance: 500<br>  minSVSize: 50<br>  minUnitigMappingQuality: 0<br>  svtype: DEL<br>", "filterCalls.minUnitigBlockLength: 25<br><br>makeRegions: <br>  slop: 250<br>  minCoverage: 5<br>  maxCoverage: 200<br>  maxRegionLength: 100000<br>  minRepeatPeriod: 6<br>  minRepeatLength: 100<br>  functionalRegions: none<br>  genomeBuild: hg38<br>  overlappedFunctionalRegions: false<br>makeCalls: <br>  singleBaseMatchReward: 10<br>  singleBaseMismatchPenalty: 12<br>  gapOpenPenalties: 6,26<br>  gapExtensionPenalties: 1,0<br>  minUnitigMappingQuality: 1<br>filterCalls: <br>  maxIntraClusterDistance: 500<br>  minSVSize: 50<br>  minUnitigMappingQuality: 0<br>  svtype: DEL<br>", "filterCalls.minUnitigBlockLength: 40<br><br>makeRegions: <br>  slop: 250<br>  minCoverage: 5<br>  maxCoverage: 200<br>  maxRegionLength: 100000<br>  minRepeatPeriod: 6<br>  minRepeatLength: 100<br>  functionalRegions: none<br>  genomeBuild: hg38<br>  overlappedFunctionalRegions: false<br>makeCalls: <br>  singleBaseMatchReward: 10<br>  singleBaseMismatchPenalty: 12<br>  gapOpenPenalties: 6,26<br>  gapExtensionPenalties: 1,0<br>  minUnitigMappingQuality: 1<br>filterCalls: <br>  maxIntraClusterDistance: 500<br>  minSVSize: 50<br>  minUnitigMappingQuality: 0<br>  svtype: DEL<br>", "filterCalls.minUnitigBlockLength: 15<br><br>makeRegions: <br>  slop: 250<br>  minCoverage: 5<br>  maxCoverage: 200<br>  maxRegionLength: 100000<br>  minRepeatPeriod: 6<br>  minRepeatLength: 100<br>  functionalRegions: none<br>  genomeBuild: hg38<br>  overlappedFunctionalRegions: false<br>makeCalls: <br>  singleBaseMatchReward: 10<br>  singleBaseMismatchPenalty: 12<br>  gapOpenPenalties: 6,26<br>  gapExtensionPenalties: 1,0<br>  minUnitigMappingQuality: 1<br>filterCalls: <br>  maxIntraClusterDistance: 500<br>  minSVSize: 50<br>  minUnitigMappingQuality: 10<br>  svtype: DEL<br>", "filterCalls.minUnitigBlockLength: 25<br><br>makeRegions: <br>  slop: 250<br>  minCoverage: 5<br>  maxCoverage: 200<br>  maxRegionLength: 100000<br>  minRepeatPeriod: 6<br>  minRepeatLength: 100<br>  functionalRegions: none<br>  genomeBuild: hg38<br>  overlappedFunctionalRegions: false<br>makeCalls: <br>  singleBaseMatchReward: 10<br>  singleBaseMismatchPenalty: 12<br>  gapOpenPenalties: 6,26<br>  gapExtensionPenalties: 1,0<br>  minUnitigMappingQuality: 1<br>filterCalls: <br>  maxIntraClusterDistance: 500<br>  minSVSize: 50<br>  minUnitigMappingQuality: 10<br>  svtype: DEL<br>", "filterCalls.minUnitigBlockLength: 40<br><br>makeRegions: <br>  slop: 250<br>  minCoverage: 5<br>  maxCoverage: 200<br>  maxRegionLength: 100000<br>  minRepeatPeriod: 6<br>  minRepeatLength: 100<br>  functionalRegions: none<br>  genomeBuild: hg38<br>  overlappedFunctionalRegions: false<br>makeCalls: <br>  singleBaseMatchReward: 10<br>  singleBaseMismatchPenalty: 12<br>  gapOpenPenalties: 6,26<br>  gapExtensionPenalties: 1,0<br>  minUnitigMappingQuality: 1<br>filterCalls: <br>  maxIntraClusterDistance: 500<br>  minSVSize: 50<br>  minUnitigMappingQuality: 10<br>  svtype: DEL<br>"], "type": "scatter", "x": [0.7502, 0.74, 0.6862, 0.7317, 0.7168, 0.6602, 0.7493, 0.7252, 0.6602, 0.7298, 0.7038, 0.6555, 0.7484, 0.7372, 0.6787, 0.7298, 0.7159, 0.6611, 0.7571, 0.7401, 0.6919, 0.7401, 0.7231, 0.6635, 0.7476, 0.7306, 0.6682, 0.7297, 0.7042, 0.655, 0.7599, 0.7439, 0.6843, 0.7363, 0.7193, 0.6588, 0.7509, 0.7388, 0.6903, 0.7323, 0.7211, 0.6679, 0.7509, 0.7295, 0.666, 0.7211, 0.709, 0.6539, 0.7547, 0.7388, 0.6772, 0.7323, 0.7174, 0.6586], "y": [0.2105, 0.1971, 0.1688, 0.1891, 0.1794, 0.1548, 0.2382, 0.2105, 0.1694, 0.2131, 0.1919, 0.1571, 0.2117, 0.1962, 0.1651, 0.1911, 0.1768, 0.1522, 0.2186, 0.202, 0.1747, 0.1948, 0.1853, 0.1598, 0.2444, 0.2183, 0.1773, 0.2215, 0.1987, 0.1622, 0.2203, 0.2023, 0.1708, 0.2002, 0.1862, 0.1595, 0.2153, 0.2017, 0.1689, 0.1941, 0.1805, 0.1553, 0.2432, 0.2124, 0.173, 0.2174, 0.1947, 0.1602, 0.2153, 0.1976, 0.1663, 0.1921, 0.1796, 0.1576]}], "layout": {"xaxis": {"title": {"text": "fraction of manta TPs recovered by trfermikit"}}, "yaxis": {"title": {"text": "fraction of manta FNs recovered by trfermikit"}}}}
